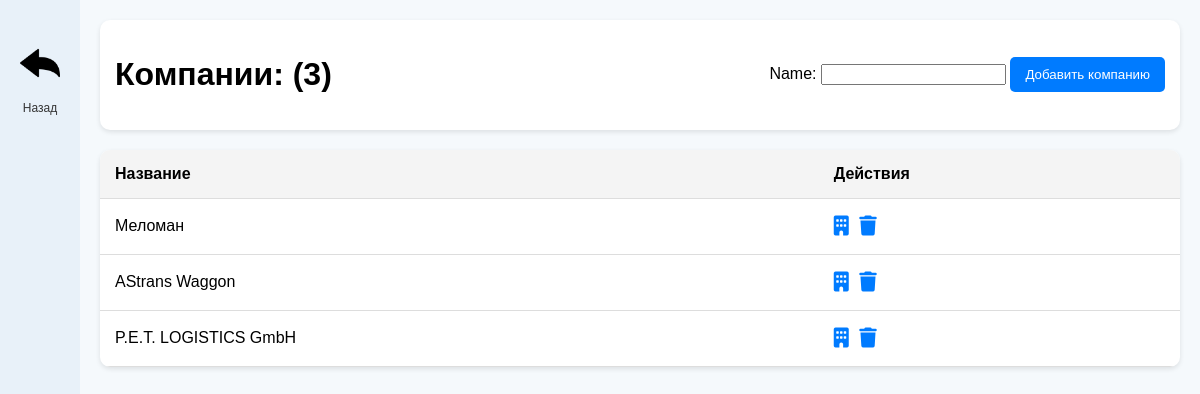
Page /view-companies/ on the committed database.
### visas/models.py (models this page shows, shortened)
class Company(models.Model):
    name = models.CharField(max_length=255)

### visas/views.py (the view)
# urls.py: path('view-companies/', view_companies, name='view_companies'),
def view_companies(request):
    companies = Company.objects.all()
    if request.method == 'POST':
        form = CompanyForm(request.POST)
        if form.is_valid():
            form.save()
            return redirect('view_companies')
    else:
        form = CompanyForm()
    return render(request, 'visas/view_companies.html', {'companies': companies, 'form': form})

### visas/forms.py
class CompanyForm(forms.ModelForm):
    class Meta:
        model = Company
        fields = ['name']

### visas/templates/visas/view_companies.html (shortened to what this page needs)
<!DOCTYPE html>
<html lang="ru">
<head>
    {% load static %}
    <link rel="stylesheet" href="https://cdnjs.cloudflare.com/ajax/libs/font-awesome/6.0.0/css/all.min.css">
</head>
<body>
    <div class="container">
        <div class="sidebar">
            <a href="{% url 'applications' %}">
                <img src="{% static 'images/back_icon.png' %}" alt="Документы">
                <span>Назад</span>
            </a>
        </div>
        <div class="content">
            <div class="header">
                <h1>Компании: ({{ companies.count }})</h1>
                <form method="post" action="{% url 'view_companies' %}">
                    {{ form.name.label_tag }} {{ form.name }}
                    <button type="submit" class="btn">Добавить компанию</button>
                </form>
            </div>
            <table>
                <thead>
                    <tr>
                        <th>Название</th>
                        <th>Действия</th>
                    </tr>
                </thead>
                <tbody>
                    {% for company in companies %}
                    <tr>
                        <td>{{ company.name }}</td>
                        <td>
                            <a href="{% url 'view_subcompanies' company.id %}"><i class="fas fa-building" style="font-size: 20px;"></i></a>
                            <form method="post" action="{% url 'delete_company' company.id %}" style="display:inline;" onsubmit="event.preventDefault(); confirmDelete(this);">
                                <button type="submit" style="border: none; background: none; cursor: pointer; color: #007bff; font-size: 20px; transition: color 0.3s;">
                                    <i class="fas fa-trash"></i>
                                </button>
                            </form>
                        </td>
                    </tr>
                    {% empty %}
                    <tr>
                        <td colspan="2" style="text-align: center; padding: 20px;">Нет данных</td>
                    </tr>
                    {% endfor %}
                </tbody>
            </table>
        </div>
    </div>
</body>
</html>

### visas/templates/visas/view_companies.html (style rules this page uses)
body { font-family: Arial, sans-serif; margin: 0; padding: 0; background-color: #f5f9fc; }
.container { display: flex; }
.sidebar { width: 80px; background-color: #e8f1f9; height: 100vh; display: flex; flex-direction: column; align-items: center; padding-top: 20px; }
.sidebar a { margin: 15px 0; color: #333; font-size: 20px; text-decoration: none; display: flex; align-items: center; justify-content: center; width: 60px; height: 60px; border-radius: 12px; transition: background 0.3s; position: relative; }
.sidebar a img { width: 40px; height: 40px; margin-bottom: 5px; }
.sidebar a span { font-size: 12px; position: absolute; bottom: -20px; left: 50%; transform: translateX(-50%); color: #333; }
.content { flex-grow: 1; padding: 20px; }
.header { display: flex; justify-content: space-between; align-items: center; background-color: white; padding: 15px; border-radius: 10px; box-shadow: 0px 2px 5px rgba(0,0,0,0.1); }
.btn { background-color: #007bff; color: white; border: none; padding: 10px 15px; border-radius: 5px; cursor: pointer; text-decoration: none; }
table { width: 100%; border-collapse: collapse; margin-top: 20px; background: white; border-radius: 10px; overflow: hidden; box-shadow: 0px 2px 5px rgba(0,0,0,0.1); }
th, td { padding: 15px; border-bottom: 1px solid #ddd; text-align: left; }
th { background-color: #f4f4f4; }
a { text-decoration: none; color: inherit; }
th a, td a i { color: #007bff; transition: color 0.3s; }

### rows in the picture
Company: name "Меломан"
Company: name "AStrans Waggon"
Company: name "P.E.T. LOGISTICS GmbH"

### other values in the picture
{{ companies.count }} "3"
